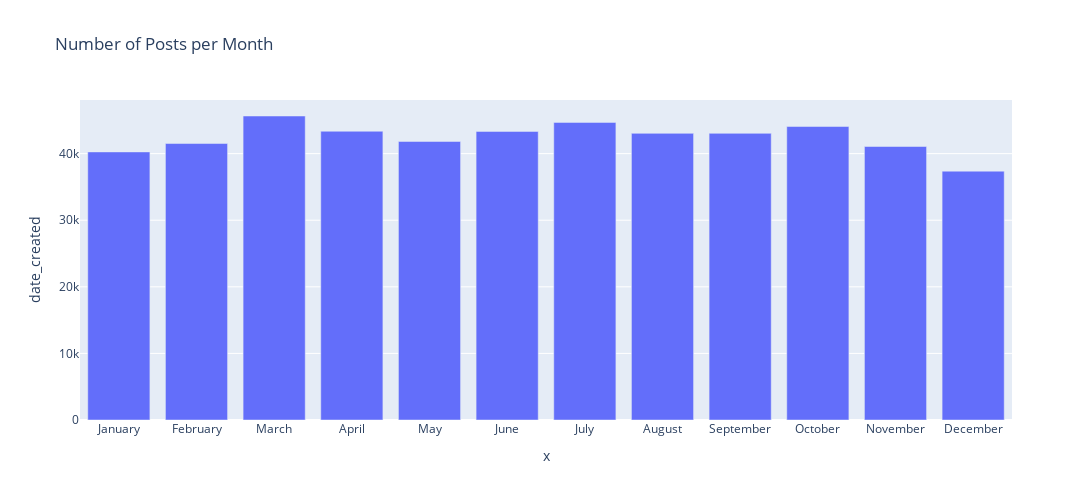

Write notebook code for a chart like this one.
### Code cell
months = ['January', 'February', 'March', 'April', 'May', 'June', 'July', 'August', 'September', 'October', 'November', 'December']
px.bar(monthly_df,x=months, y='date_created', title='Number of Posts per Month', height=500, width=1200)

### Figure 1 — Plotly figure (JSON) as saved in the notebook; plotly's stock layout.template omitted (floating-point values rounded to 4 significant figures)
{"data": [{"alignmentgroup": "True", "hovertemplate": "x=%{x}<br>date_created=%{y}<extra></extra>", "legendgroup": "", "marker": {"color": "#636efa"}, "name": "", "offsetgroup": "", "orientation": "v", "showlegend": false, "textposition": "auto", "type": "bar", "x": ["January", "February", "March", "April", "May", "June", "July", "August", "September", "October", "November", "December"], "xaxis": "x", "y": [40258, 41518, 45651, 43363, 41826, 43337, 44690, 43042, 43045, 44069, 41070, 37367], "yaxis": "y"}], "layout": {"barmode": "relative", "height": 500, "legend": {"tracegroupgap": 0}, "title": {"text": "Number of Posts per Month"}, "width": 1200, "xaxis": {"anchor": "y", "domain": [0, 1], "title": {"text": "x"}}, "yaxis": {"anchor": "x", "domain": [0, 1], "title": {"text": "date_created"}}}}
